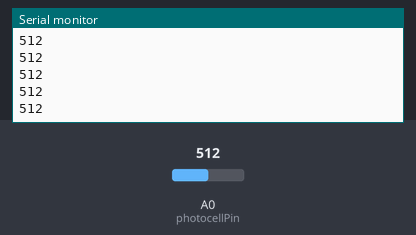
Bench run of a sketch on a simulated Arduino Uno, built with avr-gcc and run on an emulated ATmega328P. Parts: the last lines printed to the serial monitor. Inputs (shaded band) come from the test bench; at power-on: A0 (photocellPin) = 512.

Above: at 1.2 s.
1.3 s: A0 (photocellPin) set to 716
At 2.3 s:
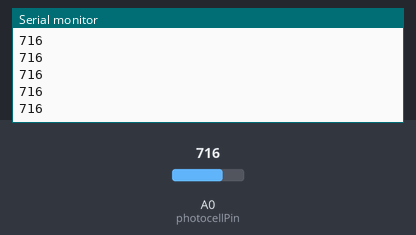
2.8 s: A0 (photocellPin) set to 900
At 3.8 s:
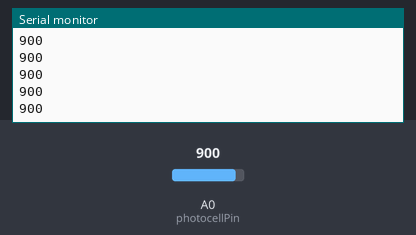
Timing chart, 0 to 5.8 s (numbered marks = the images above; inputs shaded):
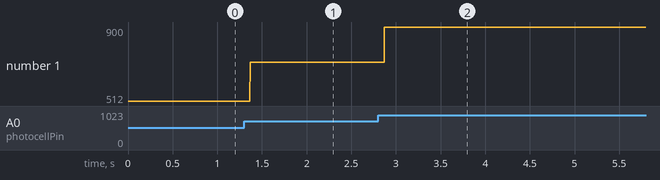

The sketch:

TDRtimer.ino
```cpp
#include <FlexiTimer2.h>


    int photocellPin = 0;
    int photocellReading;
    byte lb;
    byte hb;

    void setup(void) {

      Serial.begin(9600);
      FlexiTimer2::set(1,1.0/2000, Mesure);
      FlexiTimer2::start();
    }

    void loop(void) {

    }

    void Mesure() {
      photocellReading = analogRead(photocellPin);
	    Serial.print(photocellReading);
      Serial.print("\n");
      // lb=lowByte(photocellReading);
      // hb=highByte(photocellReading);
      // Serial.write(lb);
      // Serial.write(hb);
    }
```

Measured:
- after the input at 1.3 s, the serial monitor: prints a new line after 0.07 s (image 1)
- after the input at 2.8 s, the serial monitor: prints a new line after 0.07 s (image 2)
- plotted number 1: 512 → 716 after the input at 1.3 s, 716 → 900 after the input at 2.8 s
